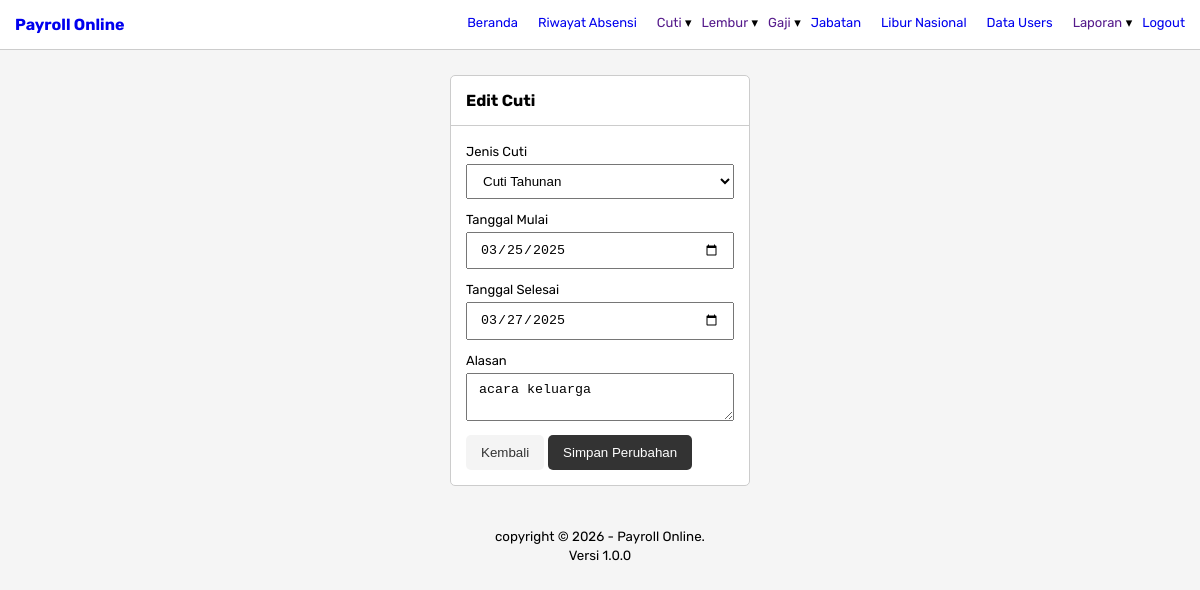
Screenshot of /edit-cuti.php?id=1 (signed in) with the database file from the repository.
### tables this page shows
CREATE TABLE `leave_requests` (
  `id` int(11) NOT NULL,
  `userid` int(11) NOT NULL,
  `leave_type` varchar(100) NOT NULL,
  `start_date` date NOT NULL,
  `end_date` date NOT NULL,
  `total_days` int(11) NOT NULL,
  `reason` text NOT NULL,
  `status` enum('pending','approved','rejected','cancelled') NOT NULL,
  `created_at` timestamp NOT NULL DEFAULT current_timestamp(),
  `updated_at` timestamp NOT NULL DEFAULT current_timestamp()
);

### edit-cuti.php (the view, shortened to what this page needs)
<?php
    include 'layouts/header.php';
    if(isset($_GET['id'])){
        $id = $_GET['id'];
        $query_get = "select * from leave_requests where id = '$id'";
        $run_query_get = mysqli_query($conn, $query_get);
        $result = mysqli_fetch_object($run_query_get);
    }
?>
<div class="box w-30">
    <div class="box-header">
        <b>Edit Cuti</b>
    </div>
    <div class="box-content">
        <form action="" method="post">
            <div class="form-group">
                <label>Jenis Cuti</label>
                <select name="leave_type" required>
                    <option value="Cuti Tahunan" <?= $result->leave_type == 'Cuti Tahunan' ? 'selected':'' ?>>Cuti Tahunan</option>
                </select>
            </div>
            <div class="form-group">
                <label>Tanggal Mulai</label>
                <input type="date" name="start_date" value="<?= $result->start_date ?>" required>
            </div>
            <div class="form-group">
                <label>Tanggal Selesai</label>
                <input type="date" name="end_date" value="<?= $result->end_date ?>" required>
            </div>
            <div class="form-group">
                <label>Alasan</label>
                <textarea name="reason" ><?= $result->reason ?></textarea>
            </div>
            <button type="button" onclick="window.location.href='riwayat-cuti.php'" class="btn btn-light">Kembali</button>
            <button type="submit" name="simpan" class="btn btn-dark">Simpan Perubahan</button>
        </form>
    </div>
</div>
<?php include 'layouts/footer.php' ?>

### css/styles.css (style rules this page uses)
* { box-sizing: border-box; }
body { font-family: "Rubik", sans-serif; background-color: #f5f5f5; padding: 0; margin: 0; }
.box { border: 1px solid #ccc; border-radius: 5px; background-color: white; min-height: 100px; margin: 0 auto; }
.box-header { border-bottom: 1px solid #ccc; padding: 15px; }
.box-content { padding: 15px; }
.box.w-30 { width: 300px; }
.form-group { margin-bottom: 10px; }
.form-group label { font-size: 13px; margin-bottom: 5px; display: inline-block; }
.form-group input, .form-group select, .form-group textarea { padding: 8px 12px; width: 100%; }
.btn { border: none; padding: 10px 15px; cursor: pointer; border-radius: 5px; }
.btn.btn-dark { background-color: #333; color: white; }
.btn.btn-light { background-color: #f4f4f4; color: #333; }

### rows the page displays
leave_requests: leave_type "Cuti Tahunan", start_date "03/25/2025", end_date "03/27/2025", reason "acara keluarga"
